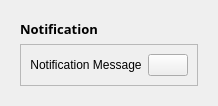
        <widget class="QCustomSlideMenu" name="popupNotificationContainer" native="true">
         <layout class="QVBoxLayout" name="verticalLayout_19">
          <item>
           <widget class="QWidget" name="popupNotificationSubContainer" native="true">
            <layout class="QVBoxLayout" name="verticalLayout_20">
             <item>
              <widget class="QLabel" name="label_14">
               <property name="font">
                <font>
                 <family>Noto Sans</family>
                 <pointsize>10</pointsize>
                 <weight>75</weight>
                 <bold>true</bold>
                </font>
               </property>
               <property name="text">
                <string>Notification</string>
               </property>
              </widget>
             </item>
             <item>
              <widget class="QFrame" name="frame_9">
               <property name="frameShape">
                <enum>QFrame::StyledPanel</enum>
               </property>
               <property name="frameShadow">
                <enum>QFrame::Raised</enum>
               </property>
               <layout class="QHBoxLayout" name="horizontalLayout_10">
                <item>
                 <widget class="QLabel" name="label_13">
                  <property name="sizePolicy">
                   <sizepolicy hsizetype="Expanding" vsizetype="Preferred">
                    <horstretch>0</horstretch>
                    <verstretch>0</verstretch>
                   </sizepolicy>
                  </property>
                  <property name="text">
                   <string>Notification Message</string>
                  </property>
                  <property name="alignment">
                   <set>Qt::AlignCenter</set>
                  </property>
                 </widget>
                </item>
                <item alignment="Qt::AlignRight">
                 <widget class="QPushButton" name="closeNotificationBtn">
                  <property name="toolTip">
                   <string>Close Notification</string>
                  </property>
                  <property name="text">
                   <string/>
                  </property>
                  <property name="icon">
                   <iconset resource="resources.qrc">
                    <normaloff>:/icons/icons/feather-WHITE/x-octagon.svg</normaloff>:/icons/icons/feather-WHITE/x-octagon.svg</iconset>
                  </property>
                  <property name="iconSize">
                   <size>
                    <width>24</width>
                    <height>24</height>
                   </size>
                  </property>
                 </widget>
                </item>
               </layout>
              </widget>
             </item>
            </layout>
           </widget>
          </item>
         </layout>
        </widget>
